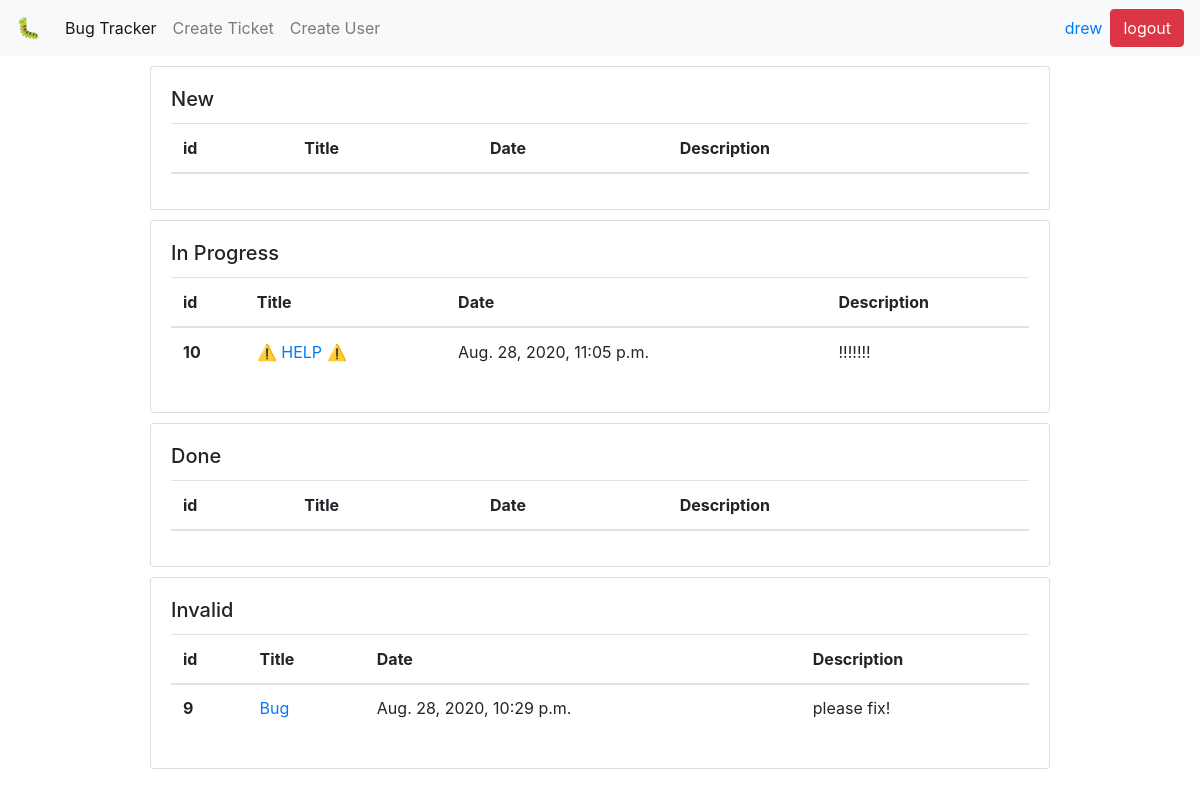
The app's page / (signed in), older data.
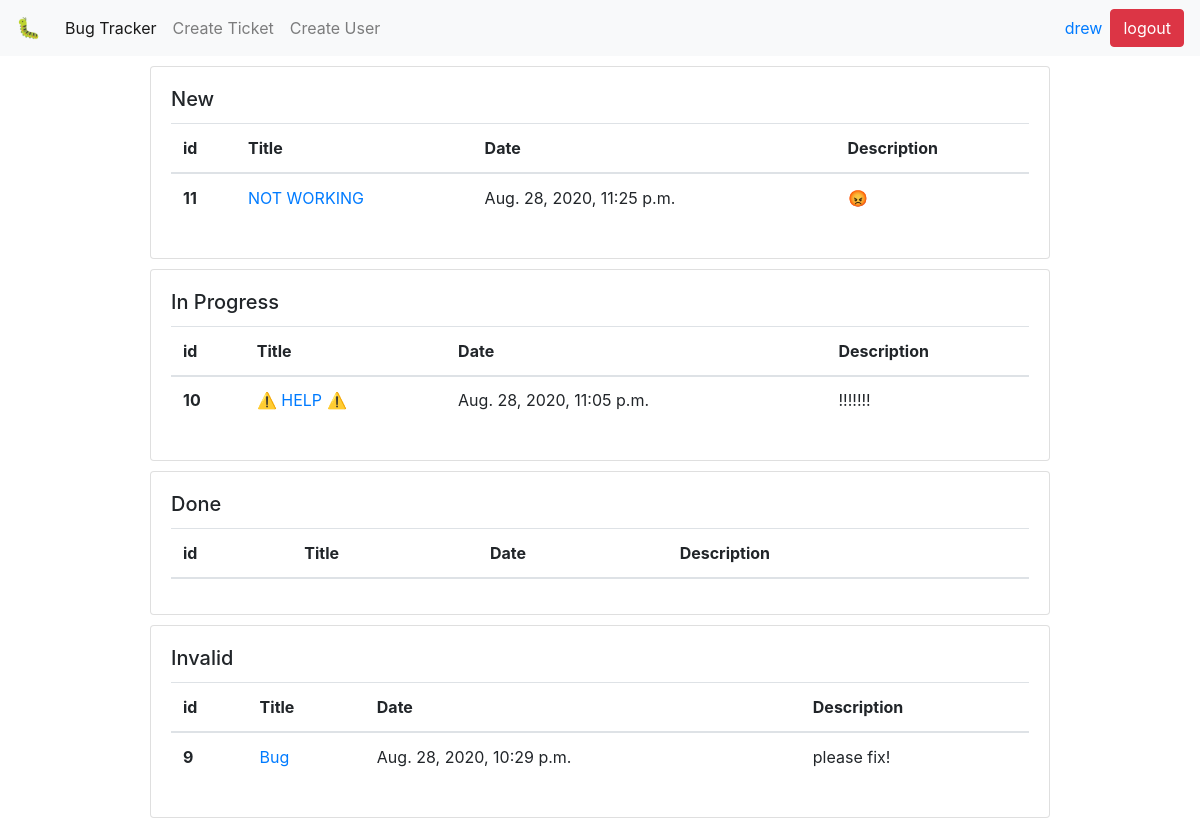
The same page, newer data.
### homepage/models.py (models this page shows, shortened)
class Ticket(models.Model):
    title = models.CharField(max_length=240)
    date = models.DateTimeField(default=timezone.now)
    description = models.TextField()
    user_filed = models.ForeignKey(
        MyUser,
        related_name='filed',
        on_delete=models.CASCADE,
    )
    user_assigned = models.ForeignKey(
        MyUser,
        related_name='assigned',
        on_delete=models.CASCADE,
        blank=True,
        null=True,
    )
    user_completed = models.ForeignKey(
        MyUser,
        related_name='completed',
        on_delete=models.CASCADE,
        blank=True,
        null=True,
    )
    NEW = 'NE'
    IN_PROGRESS = 'IP'
    DONE = 'DO'
    INVALID = 'IN'
    STATUS_CHOICES = [
        (NEW, 'New'),
        (IN_PROGRESS, 'In Progress'),
        (DONE, 'Done'),
        (INVALID, 'Invalid'),
    ]
    status = models.CharField(
        max_length=2,
        choices=STATUS_CHOICES,
        default=NEW,
    )

### homepage/views.py (the view)
# urls.py: path('', views.index, name="homepage"),
@login_required
def index(request):
    new_tickets = Ticket.objects.filter(status="NE")
    in_progress_tickets = Ticket.objects.filter(status="IP")
    done_tickets = Ticket.objects.filter(status="DO")
    invalid_tickets = Ticket.objects.filter(status="IN")
    return render(request, "index.html", {
        "new_tickets": new_tickets,
        "in_progress_tickets": in_progress_tickets,
        "done_tickets": done_tickets,
        "invalid_tickets": invalid_tickets,
        "tickets": [new_tickets, in_progress_tickets, done_tickets, invalid_tickets],
    })

### templates/index.html (shortened to what this page needs)
<!doctype html>
<html lang="en">
  <head>
    <link rel="stylesheet" href="https://stackpath.bootstrapcdn.com/bootstrap/4.5.2/css/bootstrap.min.css">
  </head>
  <body>
    <nav class="navbar navbar-expand-lg navbar-light bg-light">
      <a class="navbar-brand" href="/">🐛</a>
      <div class="collapse navbar-collapse" id="navbarSupportedContent">
        <ul class="navbar-nav mr-auto">
          <li class="nav-item active">
            <a class="nav-link" href="/">Bug Tracker<span class="sr-only">(current)</span></a>
          </li>
          <li class="nav-item">
            <a class="nav-link" href="/addticket/">Create Ticket</a>
          </li>
          <li class="nav-item">
            <a class="nav-link" href="/signup/">Create User</a>
          </li>
        </ul>
      </div>
      <a href="/user/{{ request.user.id }}" class="nav-item mr-sm-2">{{ request.user.username }}</a>
      <a class="btn btn-danger" href="/logout/" class="nav-item my-2 my-sm-0">logout</a>
    </nav>
    <div class="card" style="width: 75%; margin: 0 auto; margin-top: 10px">
      <div class="card-body">
        <h5 class="card-title">New</h5>
        <table class="table">
            <thead>
                <tr>
                    <th scope="col">id</th>
                    <th scope="col">Title</th>
                    <th scope="col">Date</th>
                    <th scope="col">Description</th>
            </thead>
            <tbody>
                {% for ticket in new_tickets %}
                <tr>
                    <th scope="row">{{ ticket.id }}</th>
                    <td><a href="/ticket/{{ticket.id}}"> {{ ticket.title }}</a></th>
                    <td>{{ ticket.date }}</th>
                    <td>{{ ticket.description }}</th>
                </tr>
                {% endfor %}
            </tbody>
        </table>
      </div>
    </div>
    <div class="card" style="width: 75%; margin: 0 auto; margin-top: 10px">
      <div class="card-body">
        <h5 class="card-title">In Progress</h5>
        <table class="table">
            <thead>
                <tr>
                    <th scope="col">id</th>
                    <th scope="col">Title</th>
                    <th scope="col">Date</th>
                    <th scope="col">Description</th>
            </thead>
            <tbody>
                {% for ticket in in_progress_tickets %}
                <tr>
                    <th scope="row">{{ ticket.id }}</th>
                    <td><a href="/ticket/{{ticket.id}}"> {{ ticket.title }}</a></th>
                    <td>{{ ticket.date }}</th>
                    <td>{{ ticket.description }}</th>
                </tr>
                {% endfor %}
            </tbody>
        </table>
      </div>
    </div>
    <div class="card" style="width: 75%; margin: 0 auto; margin-top: 10px">
      <div class="card-body">
        <h5 class="card-title">Done</h5>
        <table class="table">
            <thead>
                <tr>
                    <th scope="col">id</th>
                    <th scope="col">Title</th>
                    <th scope="col">Date</th>
                    <th scope="col">Description</th>
            </thead>
        </table>
      </div>
    </div>
    <div class="card" style="width: 75%; margin: 0 auto; margin-top: 10px">
      <div class="card-body">
        <h5 class="card-title">Invalid</h5>
        <table class="table">
            <thead>
                <tr>
                    <th scope="col">id</th>
                    <th scope="col">Title</th>
                    <th scope="col">Date</th>
                    <th scope="col">Description</th>
            </thead>
            <tbody>
                {% for ticket in invalid_tickets %}
                <tr>
                    <th scope="row">{{ ticket.id }}</th>
                    <td><a href="/ticket/{{ticket.id}}"> {{ ticket.title }}</a></th>
                    <td>{{ ticket.date }}</th>
                    <td>{{ ticket.description }}</th>
                </tr>
                {% endfor %}
            </tbody>
        </table>
      </div>
    </div>
  </body>
</html>

Row changes from the older to the newer data that the page shows:
added Ticket: id "11", title "NOT WORKING", date "Aug. 28, 2020, 11:25 p.m.", description "😡", shown under "New"
